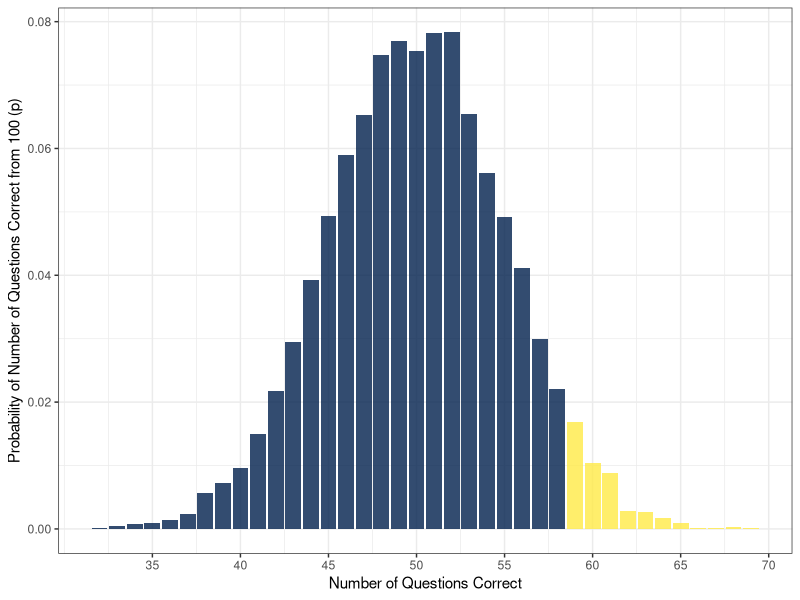

This figure's R source:
#---
# title: 'Psych 1B Lab 4 Homework'
# author: "School of Psychology - University of Glasgow"
# output: html_document
#---

knitr::opts_chunk$set(echo = TRUE)


## Top tips for successfully completing this assessment 

# * Use the in-class activities as a guide on how to complete each task.

# * Knit the file after each step to ensure that it works.

# * Pay careful attention to spelling and captialisation and always use the variable names we give you.

# * Do not delete any backticks or any of the code at the top or bottom of the grey code chunks. Only edit the `NULL` values. 

## Activity 1

# In the code chunk below, type in the correct code to load the tidyverse package. You do not need to load any datasets this week.

library(tidyverse)


# The next three questions will all be based on IQ scores. IQ tests are standardised so that scores follow a normal distribution, with a mean of 100 and a standard deviation of 15. If you'd like to read more about intelligence and testing, there's a Noba chapter on it here https://nobaproject.com/modules/intelligence.

## Activity 2 

# Calculate the probability of a person recieving an IQ score of more than 120.

# Replace the `NULL` in the t02 code chunk with your answer rounded to 2 decimal places. Do not save the code, save the number.

pnorm(q = 120, mean = 100, sd = 15, lower.tail = FALSE)
answer_2 <- 0.09


## Activity 3

# Calculate the highest IQ score that would place you in the bottom 5% of IQ scores.

# Replace the `NULL` in the t03 code chunk with your answer rounded to 2 decimal places.Do not save the code, save the number.

qnorm(p = 0.05, mean = 100, sd = 15, lower.tail = TRUE)
answer_3 <- 75.33


## Activity 4 

# Mensa is the high IQ society and is open to anyone who can demonstrate an IQ in the top two per cent of the population https://www.mensa.org.uk/iq-tests. What is the minimum IQ score you need to join Mensa?

# Replace the `NULL` in the t04 code chunk with your answer rounded to 2 decimal places.Do not save the code, save the number.

qnorm(p = 0.02, mean = 100, sd = 15, lower.tail = FALSE)
answer_4 <- 130.81


# The next three questions all relate to the binomial distribution. Imagine you're at the casino and you're playing routlette. A roulette wheel normally has 36 pockets, each of which is either red or black and has a number on it and people bet on what colour/number pocket a ball will land in when the wheel is spun.

# * There are an equal number of red and black pockets
# * There are an equal number of odd and even numbered pockets
# * There are an equal number of low (1-18) and high (19-36) numbers

## Activity 5

# Calculate the probability of the ball landing on red 5 times in a row.

# Replace the `NULL` in the t05 code chunk with your answer rounded to 2 decimal places. Do not save the code, save the number.

answer_5 <- 0.03


## Activity 6

# Calculate the probability of only getting one odd number from 10 spins of the wheel.

# Replace the `NULL` in the t06 code chunk with your answer rounded to 2 decimal places. Do not save the code, save the number.

pbinom(q = 1, size = 10, prob = 0.5)
answer_6 <- 0.01


## Activity 7

# Calculate the probabilty of getting more than 5 high numbers in 20 spins of the wheel.

# Replace the `NULL` in the t07 code chunk with your answer rounded to 2 decimal places. Do not save the code, save the number.

pbinom(q = 5, size = 20, prob = 0.5, lower.tail = TRUE)
answer_7 <- 0.02


# The final four questions are going to give you examples of different experimental results.

## Activity 8

# A researcher runs an experiment to look at the impact of caffiene on reaction times. They have two groups, a control group that drinks decaff coffee and the experimental group that drinks caffienated coffee and then they measure reaction times, which are normally distributed in both groups. 

# The decaff group has a mean reaction time of 350ms with a standard deviation of 23. The caffinated group has a mean reaction time of 300ms with a standard deviation of 20. 

# What is the probability that someone in the decaffinated group would have the mean reaction time of the caffinated group?

# Replace the `NULL` in the t08 code chunk with your answer rounded to 2 decimal places. Do not save the code, save the number.

answer_8 <- NULL # Error in Question


## Activity 9

# A researcher designs an educational intervention that they think will help students learn more and will raise test scores. The test has 100 questions and each question can be scored correct or incorrect. The researcher knows from pilot testing that before the intervention, students perform at chance accuracy on the test, i.e., they have a 50% chance of getting each question correct. 

# What is the minimum score a student would have to achieve on the test after the intervention for the researcher to be able to say that there's only a 5% probability that they would have achieved this score without the intervention?

# Replace the `NULL` in the t09 code chunk with your answer rounded to 2 decimal places. Do not save the code, save the number.

qbinom(p = .05, size = 100, prob = .5, lower.tail = FALSE)
answer_9 <- 58


## Activity 10

# The same researcher from Activity 9 decides to do another version of the intervention, but this time the test only has 10 questions rather than 100. What is the minimum score a student would have to achieve on this shorter test for the researcher to be able to say that there's only a 5% probability that they would have achieved this score without the intervention? 

# Replace the `NULL` in the t10 code chunk with your answer rounded to 2 decimal places. Do not save the code, save the number.

qbinom(p = .05, size = 10, prob = .5, lower.tail = FALSE)
answer_10 <- 8


## Activity 11

# The researcher from Activity 9 and 10 just won't let up. Run the below code chunk to create a plot that simulates the results of 10,000 students' test performance on the 100 question test before the intervention.

library(tidyverse)
binom_dat <- replicate(n = 10000, expr = sample(0:1, 100, TRUE) %>% sum())

dat <- tibble(correct = binom_dat) %>%   
                group_by(correct) %>%      
                summarise(n = n(), 
                          p=n/10000) 

ggplot(dat, aes(x = correct,y = p)) + 
  geom_bar(stat = "identity", aes(fill = correct > 58), show.legend = FALSE, alpha = .8) + 
  labs(x = "Number of Questions Correct", y = "Probability of Number of Questions Correct from 100 (p)") +
  theme_bw() +
  scale_x_continuous(breaks = c(35,40,45,50,55,60,65,70)) +
  scale_fill_viridis_d(option = "E")


# Which code would you use if you wanted to calculate the probability of the yellow part of the plot?

# 1. `pbinom(q = 58, size = 100, prob = .5, lower.tail = FALSE)`
# 2. `pbinom(q = 58, size = 100, prob = .5, lower.tail = TRUE)`

# Replace the NULL below with the number of your answer. Do not save the code, save the number and do not put the number in quotation marks. 

answer_11 <- 1


# Check that you can knit the file to make sure that there are no problems with the code (this does not necessarily mean you have the correct answer, it just means that you have provided legal code). If you have any problems, you can attend the practice sessions or PAL (keep an eye on your e-mail for details of when and where these run).

# Finally, upload your homework assessment to the link in the homework section of the Level 1B Practical Moodle by 12 noon 1 week from your lab and then celebrate having submitted your final 1st year R homework! 
